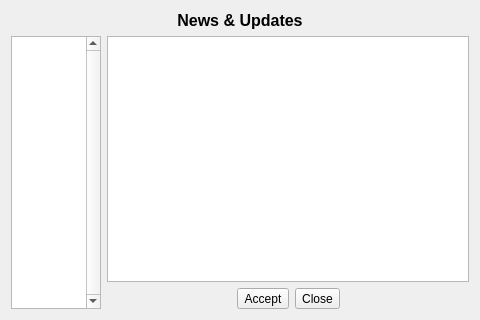
<?xml version="1.0" encoding="UTF-8"?>
<ui version="4.0">
 <class>GkUpdateInfoDialog</class>
 <widget class="QDialog" name="GkUpdateInfoDialog">
  <property name="geometry">
   <rect>
    <x>0</x>
    <y>0</y>
    <width>480</width>
    <height>320</height>
   </rect>
  </property>
  <property name="windowTitle">
   <string>Dialog</string>
  </property>
  <layout class="QVBoxLayout" name="verticalLayout_4">
   <item>
    <widget class="QFrame" name="frame_header_title">
     <property name="frameShape">
      <enum>QFrame::NoFrame</enum>
     </property>
     <property name="frameShadow">
      <enum>QFrame::Plain</enum>
     </property>
     <layout class="QHBoxLayout" name="horizontalLayout_4">
      <property name="leftMargin">
       <number>0</number>
      </property>
      <property name="topMargin">
       <number>0</number>
      </property>
      <property name="rightMargin">
       <number>0</number>
      </property>
      <property name="bottomMargin">
       <number>0</number>
      </property>
      <item>
       <widget class="QLabel" name="label_header_title">
        <property name="font">
         <font>
          <pointsize>12</pointsize>
          <bold>true</bold>
         </font>
        </property>
        <property name="text">
         <string>News &amp; Updates</string>
        </property>
        <property name="alignment">
         <set>Qt::AlignCenter</set>
        </property>
       </widget>
      </item>
     </layout>
    </widget>
   </item>
   <item>
    <widget class="QFrame" name="frame_contents_primary">
     <property name="frameShape">
      <enum>QFrame::NoFrame</enum>
     </property>
     <property name="frameShadow">
      <enum>QFrame::Plain</enum>
     </property>
     <layout class="QHBoxLayout" name="horizontalLayout">
      <property name="leftMargin">
       <number>0</number>
      </property>
      <property name="topMargin">
       <number>0</number>
      </property>
      <property name="rightMargin">
       <number>0</number>
      </property>
      <property name="bottomMargin">
       <number>0</number>
      </property>
      <item>
       <widget class="QFrame" name="frame_news_article_sel">
        <property name="sizePolicy">
         <sizepolicy hsizetype="Preferred" vsizetype="Preferred">
          <horstretch>20</horstretch>
          <verstretch>0</verstretch>
         </sizepolicy>
        </property>
        <property name="frameShape">
         <enum>QFrame::NoFrame</enum>
        </property>
        <property name="frameShadow">
         <enum>QFrame::Plain</enum>
        </property>
        <layout class="QVBoxLayout" name="verticalLayout_5">
         <property name="leftMargin">
          <number>0</number>
         </property>
         <property name="topMargin">
          <number>0</number>
         </property>
         <property name="rightMargin">
          <number>0</number>
         </property>
         <property name="bottomMargin">
          <number>0</number>
         </property>
         <item>
          <widget class="QTreeView" name="treeView_news_article_sel">
           <property name="verticalScrollBarPolicy">
            <enum>Qt::ScrollBarAlwaysOn</enum>
           </property>
           <property name="alternatingRowColors">
            <bool>true</bool>
           </property>
           <property name="uniformRowHeights">
            <bool>true</bool>
           </property>
           <property name="sortingEnabled">
            <bool>true</bool>
           </property>
          </widget>
         </item>
        </layout>
       </widget>
      </item>
      <item>
       <widget class="QFrame" name="frame_right_contents">
        <property name="sizePolicy">
         <sizepolicy hsizetype="Preferred" vsizetype="Preferred">
          <horstretch>80</horstretch>
          <verstretch>0</verstretch>
         </sizepolicy>
        </property>
        <property name="frameShape">
         <enum>QFrame::NoFrame</enum>
        </property>
        <property name="frameShadow">
         <enum>QFrame::Plain</enum>
        </property>
        <layout class="QVBoxLayout" name="verticalLayout_6">
         <property name="leftMargin">
          <number>0</number>
         </property>
         <property name="topMargin">
          <number>0</number>
         </property>
         <property name="rightMargin">
          <number>0</number>
         </property>
         <property name="bottomMargin">
          <number>0</number>
         </property>
         <item>
          <widget class="QFrame" name="frame_news_article_view">
           <property name="frameShape">
            <enum>QFrame::NoFrame</enum>
           </property>
           <property name="frameShadow">
            <enum>QFrame::Plain</enum>
           </property>
           <layout class="QVBoxLayout" name="verticalLayout_7">
            <property name="leftMargin">
             <number>0</number>
            </property>
            <property name="topMargin">
             <number>0</number>
            </property>
            <property name="rightMargin">
             <number>0</number>
            </property>
            <property name="bottomMargin">
             <number>0</number>
            </property>
            <item>
             <widget class="QTextBrowser" name="textBrowser_news_contents">
              <property name="horizontalScrollBarPolicy">
               <enum>Qt::ScrollBarAlwaysOff</enum>
              </property>
              <property name="openExternalLinks">
               <bool>true</bool>
              </property>
             </widget>
            </item>
           </layout>
          </widget>
         </item>
         <item>
          <widget class="QFrame" name="frame_tool_button_disp">
           <property name="frameShape">
            <enum>QFrame::NoFrame</enum>
           </property>
           <property name="frameShadow">
            <enum>QFrame::Plain</enum>
           </property>
           <layout class="QHBoxLayout" name="horizontalLayout_3">
            <property name="leftMargin">
             <number>0</number>
            </property>
            <property name="topMargin">
             <number>0</number>
            </property>
            <property name="rightMargin">
             <number>0</number>
            </property>
            <property name="bottomMargin">
             <number>0</number>
            </property>
            <item>
             <spacer name="horizontalSpacer_button_left">
              <property name="orientation">
               <enum>Qt::Horizontal</enum>
              </property>
              <property name="sizeHint" stdset="0">
               <size>
                <width>40</width>
                <height>20</height>
               </size>
              </property>
             </spacer>
            </item>
            <item>
             <widget class="QToolButton" name="toolButton_accept">
              <property name="text">
               <string>Accept</string>
              </property>
             </widget>
            </item>
            <item>
             <widget class="QToolButton" name="toolButton_close">
              <property name="text">
               <string>Close</string>
              </property>
             </widget>
            </item>
            <item>
             <spacer name="horizontalSpacer_button_right">
              <property name="orientation">
               <enum>Qt::Horizontal</enum>
              </property>
              <property name="sizeHint" stdset="0">
               <size>
                <width>40</width>
                <height>20</height>
               </size>
              </property>
             </spacer>
            </item>
           </layout>
          </widget>
         </item>
        </layout>
       </widget>
      </item>
     </layout>
    </widget>
   </item>
  </layout>
 </widget>
 <resources/>
 <connections/>
</ui>
